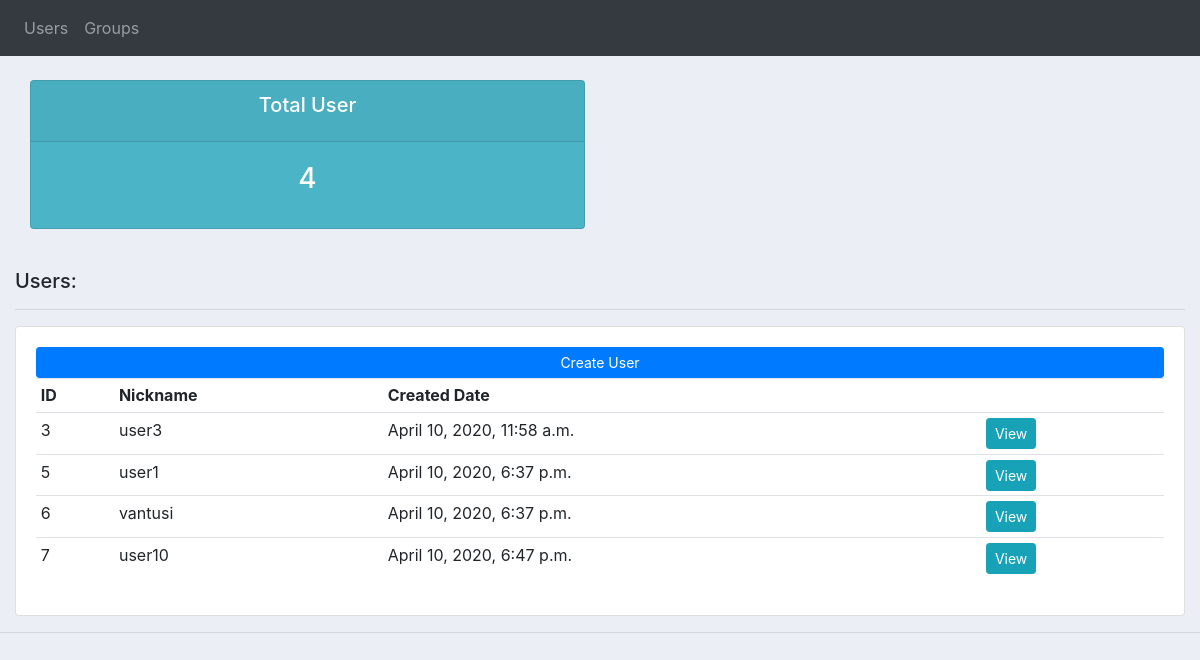
Before: / with the older database file.
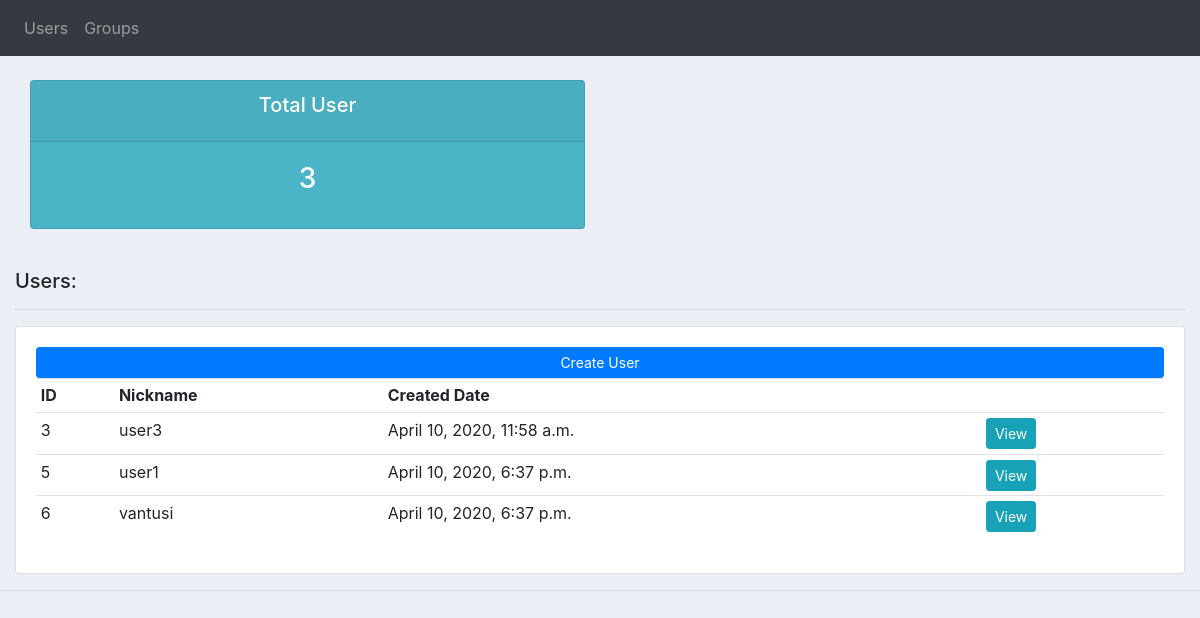
After: the same page with the newer database file.
### acccounts/models.py (models this page shows, shortened)
class User(models.Model):
    nickname = models.CharField('User nickname', max_length=25)
    created_date = models.DateTimeField('User created date', auto_now_add=True, null=True)
    group = models.ManyToManyField(Group, verbose_name='Groups')
    def get_absolute_url(self):
        return reverse('user_info', args=[str(self.id)])
    class Meta:
        verbose_name='User'
        verbose_name_plural='Users'

### acccounts/views.py (the view)
# urls.py: path('', views.index, name="index"),
def index(request):
    users = User.objects.all()
    total_user = User.objects.all().count()
    return render(request, 'user_group/index.html', context= {
        'users': users,
        'total_user': total_user,
    })

### acccounts/templates/user_group/index.html (shortened to what this page needs)
{% extends "base_generic.html" %}
{% block content %}
    <div class="row">
        <div class="col">
            <div class="col-md-6">
                <div class="card text-center text-white  mb-3" id="total">
                    <div class="card-header">
                        <h5 class="card-title">Total User</h5>
                    </div>
                    <div class="card-body">
                        <h3 class="card-title">{{total_user}}</h3>
                    </div>
                </div>
            </div>
        </div>
    </div>
    <br>
    <div class="row">
        <div class="col-md">
            <h5>Users:</h5>
            <hr>
            <div class="card card-body">
                <a class="prevent-submit btn btn-primary  btn-sm btn-block" href="{% url 'user_create' %}">Create User</a>
                <table class="table table-sm">
                    <tr>
                        <th>ID</th>
                        <th>Nickname</th>
                        <th>Created Date</th>
                        <th></th>
                    </tr>
                    {% for user in users %}
                        <tr>
                            <td>{{user.id}}</td>
                            <td>{{user.nickname}}</td>
                            <td>{{user.created_date}}</td>
                            <td><a class="btn btn-sm btn-info" href="{{ user.get_absolute_url }}">View</a></td>
                        </tr>
                    {% endfor %}
                </table>
            </div>
        </div>
    </div>
{% endblock %}

### acccounts/templates/base_generic.html (shortened to what this page needs)
<!DOCTYPE html>
<html>
<head>
    {% load static %}
	<link rel="stylesheet" href="https://stackpath.bootstrapcdn.com/bootstrap/4.3.1/css/bootstrap.min.css">
	<link rel="stylesheet" type="text/css" href="{% static 'css/main.css' %}">
</head>
<body>
<nav class="navbar navbar-expand-lg navbar-dark bg-dark">
  <div class="collapse navbar-collapse" id="navbarNav">
    <ul class="navbar-nav">
      <li class="nav-item">
        <a class="nav-link" href="{% url 'index' %}">Users</a>
      </li>
      <li class="nav-item">
        <a class="nav-link" href="{% url 'all_group' %}">Groups</a>
      </li>
    </ul>
  </div>
</nav>
<div class="container-fluid">
<br>
{% block content %}
{% endblock %}
</div>
<hr>
</body>
</html>

### static/css/main.css (style rules this page uses)
body { background-color: #ebeff5; }
#total { background-color: #4cb4c7; }

Changed rows visible on the page:
removed User: id "7", nickname "user10", created_date "April 10, 2020, 6:47 p.m."
Other visible differences:
{{ total_user }}: "4" → "3"
